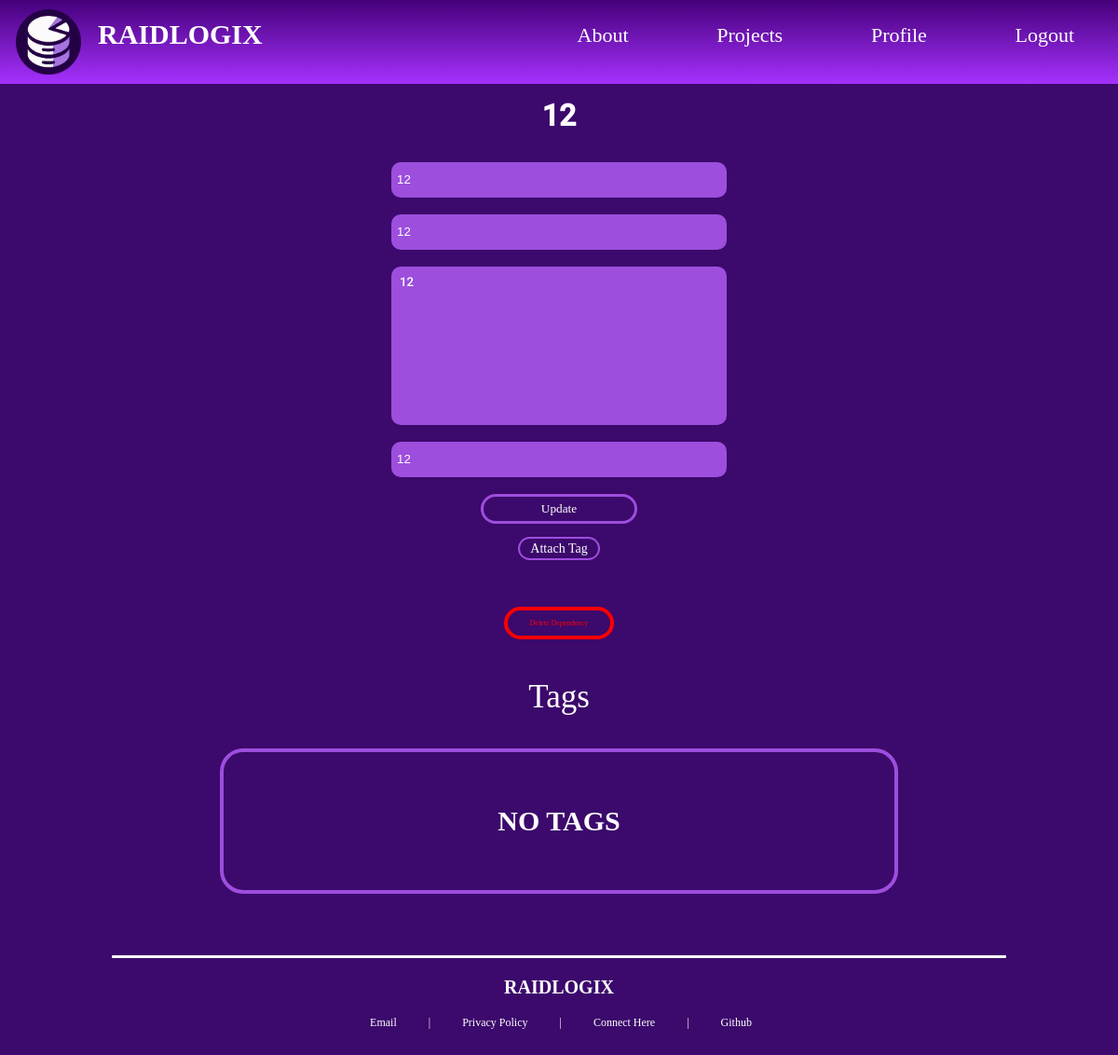
Page /projects/1/dependencies/1/ (signed in) on the committed database.
### raidlogix/models.py (models this page shows)
class dependency(models.Model):
    name = models.CharField(max_length=50)
    due = models.CharField(max_length=50)
    description = models.TextField()
    budget = models.CharField(max_length=50)
    project = models.ForeignKey(project, on_delete=models.CASCADE)

### raidlogix/views.py (the view, shortened to what this page needs)
# urls.py: path('projects/<int:project_pk>/dependencies/<int:dependency_pk>/', views.view_dependency, name="view_dependency"),
@login_required
def view_dependency(request, project_pk, dependency_pk):
    this_project = get_object_or_404(project, pk=project_pk)
    if not user_projects.objects.filter(user=request.user, project=this_project).exists():
        return HttpResponseForbidden("You do not have permission to access this project.")
    this_dependency = get_object_or_404(dependency, pk=dependency_pk, project=this_project)
    form = AddDependencyForm(instance=this_dependency)
    dependency_tags = DependencyTags.objects.filter(dependency=this_dependency)
    context = {
        'project': this_project,
        'form':form,
        'dependency': this_dependency,
        'dependency_tags':dependency_tags,
    }
    return render(request, 'view_dependency.html', context=context)

### raidlogix/forms.py
class AddDependencyForm(ModelForm):
    class Meta:
        model = dependency
        fields = [ 'name', 'due' ,'description', 'budget',]
        labels = {
            'name': '',
            'due': '',
            'description': '',
            'budget': '',
        }
        widgets = {
            'name': forms.TextInput(attrs={'placeholder': 'Name'}),
            'description': forms.Textarea(attrs={'placeholder': 'Description'}),
            'due': forms.TextInput(attrs={'placeholder': 'Due Date'}),
            'budget': forms.TextInput(attrs={'placeholder': 'Budget'}),
        }

### raidlogix/templates/view_dependency.html (shortened to what this page needs)
{% extends 'h_and_f.html' %}
{% block content %}
<div id="block-add-risk">
    <h1 id="add-attribute-header">{{ form.name.value }}</h1>
    <form action="" method="post" class="add-attribute-form">
        {{form.name }}
        {{form.due }}
        <div id="add-assumption-textarea">
            {{form.description }}
        </div>
        {{form.budget }}
        <a href="#" id="add-attribute-submit-a"><input id="add-attribute-submit-assumption" type="submit" value="Update"/></a>
        <div id="attach-tag-button"><div class="submenu-item"><a href="{% url 'dependencies_tag' project.pk dependency.pk %}">Attach Tag</a></div></div>
        <button type="submit" class="delete-attribute" name="delete_dependency" onclick="return confirm('Are you sure you want to delete this dependency?');">
            Delete Dependency
        </button>
    </form>
    <p id="attribute-tags-header" class="cool-text">Tags</p>
    <div class="view-tags-container">
        {% if dependency_tags.count == 0 %}
            <h1 id="empty-projects">NO TAGS</h1>
        {% endif %}
    </div>
</div>
{% endblock content %}

### raidlogix/static/main.css (style rules this page uses)
html { background-color:#3C096C; margin: 0%; padding: 0%; }
body { height: auto; display: flex; flex-direction: column; align-items: center; margin: 0%; padding: 0%; }
.cool-text { font-family: "Request"; color: white; }
.submenu-item { font-family: "Request"; font-size: 14px; padding-bottom:4%; padding-top: 4%; padding-left:15%; padding-right:15%; margin: 3%; background-color: #3C096C; border-style: solid; border-color: #9D4EDD; border-width: 2px; text-align: center; border-radius: 20px; width: 100%; transition: transform .125s, background-color .125s; }
.submenu-item a { text-decoration: none; color: #FFFFFF; }
#empty-projects { font-family: "Request"; font-size: 30px; color: white; margin-bottom: 6.25%; margin-top: 6.25%; }
#block-add-risk { display: flex; flex-direction: column; align-items: center; width: 100%; margin-top: 7%; padding-bottom:1%; }
.add-attribute-form { display: flex; flex-direction: column; align-items: center; text-align: center; width: 100%; vertical-align: middle; font-family: "Roboto-Medium"; }
.add-attribute-form > input { margin-top:0.75%; margin-bottom:0.75%; width: 30%; background-color: #9D4EDD; padding-bottom: 0.75%; padding-top: 0.75%; padding-left: 0.5%; padding-right: 0.5%; line-height:1.5; border-width: 0px; color: #FFFFFF; border-radius: 10px; box-sizing: border-box; display: flex; flex-direction: column; justify-content: center; }
.add-attribute-form > input::placeholder { color: #FFFFFF; font-family: "Request"; font-size: 10px; }
.add-attribute-form textarea { display: flex; flex-direction: column; align-items: center; resize: none; background-color: #9D4EDD; border-width: 0px; color: #fff; padding: 3%; border-radius: 10px; width: 100%; position: relative; right:56px; font-family: "Roboto-Medium"; height: 152px; }
.add-attribute-form textarea::placeholder { color: #fff; font-family: "Request"; font-size: 10px; }
#add-attribute-submit-a { width: 20%; }
#add-attribute-header { font-family: "Roboto-Medium"; color: #fff; }
#add-assumption-textarea textarea { width: 28.5%; padding: 0.75%; margin-top: 0.75%; margin-bottom: 0.75%; position: relative; left:35%; }
#add-assumption-textarea { display: flex; flex-direction: column; align-content: center; width: 100%; }
#add-attribute-submit-assumption { font-family: "Request"; width: 70%; margin-top: 4%; background-color: #3C096C; padding: 2%; border-radius: 22px; border-color: #9D4EDD; border-width: 3px; border-style: solid; color: #fff; transition: transform .125s, background-color .125s; }
.delete-attribute { background-color: transparent; border-color: red; border-width: 4px; border-radius: 30px; border-style: solid; margin-top: 4%; color: red; padding: 0.75%; padding-left: 2%; padding-right: 2%; font-family: "Request"; font-size: 8px; transition: transform 0.2s, background-color 0.2s, color 0.2s; }
#attach-tag-button { text-align: center; display: flex; flex-direction: column; align-items: center; margin-top: 1%; }
.view-tags-container { display: flex; flex-direction: column; align-items: center; width: 60%; height: auto; border-color: #9D4EDD; border-width: 4px; border-style: solid; border-radius: 25px; padding-top: 1%; padding-bottom: 1%; color: #fff; margin-bottom: 1%; }
#attribute-tags-header { font-size: 35px; margin-top: 3.5%; }

### rows in the picture
dependency: name.value "12", name "12", due "12", description "12", budget "12"
